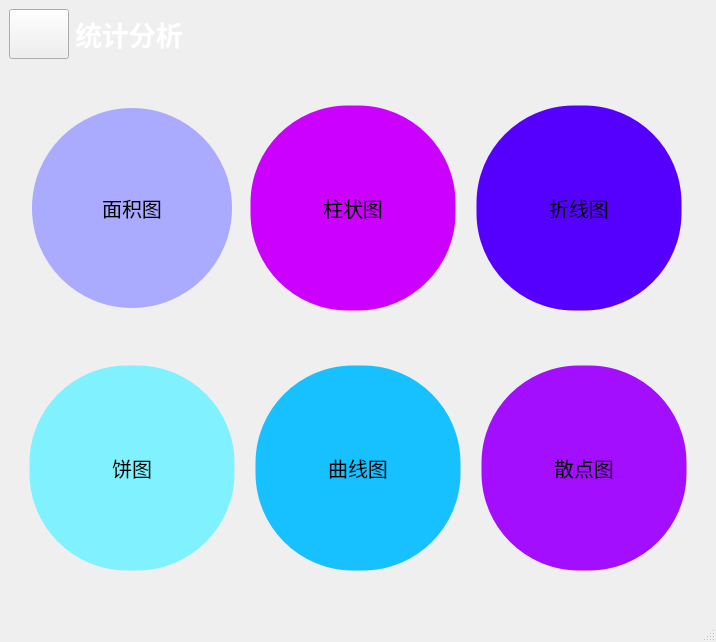
<?xml version="1.0" encoding="UTF-8"?>
<ui version="4.0">
 <class>charts_manage</class>
 <widget class="QMainWindow" name="charts_manage">
  <property name="geometry">
   <rect>
    <x>0</x>
    <y>0</y>
    <width>716</width>
    <height>642</height>
   </rect>
  </property>
  <property name="windowTitle">
   <string>MainWindow</string>
  </property>
  <property name="styleSheet">
   <string notr="true">QMainWindow{
;
	border-image: url(:/new/prefix1/login.jpg);
}</string>
  </property>
  <widget class="QWidget" name="centralwidget">
   <layout class="QVBoxLayout" name="verticalLayout">
    <item>
     <layout class="QHBoxLayout" name="horizontalLayout_3">
      <item>
       <widget class="QPushButton" name="pushButton_7">
        <property name="sizePolicy">
         <sizepolicy hsizetype="Fixed" vsizetype="Fixed">
          <horstretch>0</horstretch>
          <verstretch>0</verstretch>
         </sizepolicy>
        </property>
        <property name="minimumSize">
         <size>
          <width>20</width>
          <height>50</height>
         </size>
        </property>
        <property name="maximumSize">
         <size>
          <width>60</width>
          <height>16777215</height>
         </size>
        </property>
        <property name="styleSheet">
         <string notr="true">border-image: url(:/new/prefix1/back.png);</string>
        </property>
        <property name="text">
         <string/>
        </property>
       </widget>
      </item>
      <item>
       <widget class="QLabel" name="label">
        <property name="minimumSize">
         <size>
          <width>0</width>
          <height>50</height>
         </size>
        </property>
        <property name="font">
         <font>
          <family>Microsoft YaHei UI</family>
          <pointsize>20</pointsize>
          <weight>75</weight>
          <bold>true</bold>
         </font>
        </property>
        <property name="styleSheet">
         <string notr="true">color: rgb(255, 255, 255);</string>
        </property>
        <property name="text">
         <string>统计分析</string>
        </property>
       </widget>
      </item>
     </layout>
    </item>
    <item>
     <spacer name="verticalSpacer">
      <property name="orientation">
       <enum>Qt::Vertical</enum>
      </property>
      <property name="sizeHint" stdset="0">
       <size>
        <width>20</width>
        <height>40</height>
       </size>
      </property>
     </spacer>
    </item>
    <item>
     <layout class="QHBoxLayout" name="horizontalLayout">
      <item>
       <spacer name="horizontalSpacer">
        <property name="orientation">
         <enum>Qt::Horizontal</enum>
        </property>
        <property name="sizeHint" stdset="0">
         <size>
          <width>40</width>
          <height>20</height>
         </size>
        </property>
       </spacer>
      </item>
      <item>
       <widget class="QPushButton" name="pushButton">
        <property name="font">
         <font>
          <family>Microsoft YaHei UI</family>
          <pointsize>15</pointsize>
         </font>
        </property>
        <property name="styleSheet">
         <string notr="true">QPushButton{
height:200px;
width:200px;
border-radius: 100px;  
background-color:#aaaaff;
margin:5px;








}
QPushButton:hover{
background-color:#c5d0ff;
border-bottom-color:#C4E06F;
}
QPushButton:pressed{
background-color:#8f8fd6;
border-bottom-color:#287E7D;
}
</string>
        </property>
        <property name="text">
         <string>面积图</string>
        </property>
       </widget>
      </item>
      <item>
       <widget class="QPushButton" name="pushButton_2">
        <property name="font">
         <font>
          <family>Microsoft YaHei UI</family>
          <pointsize>15</pointsize>
         </font>
        </property>
        <property name="styleSheet">
         <string notr="true">QPushButton{
height:200px;
width:200px;
background-color:#cc00ff;
margin:5px;
border-radius: 100px;  
border:5px solid #00000000;
}
QPushButton:hover{
background-color:#e683ff;

}
QPushButton:pressed{
background-color:#aa00ff;

}
</string>
        </property>
        <property name="text">
         <string>柱状图</string>
        </property>
       </widget>
      </item>
      <item>
       <widget class="QPushButton" name="pushButton_3">
        <property name="font">
         <font>
          <family>Microsoft YaHei UI</family>
          <pointsize>15</pointsize>
         </font>
        </property>
        <property name="styleSheet">
         <string notr="true">QPushButton{
height:200px;
width:200px;
background-color:#5500ff;
margin:5px;
border-radius: 100px;  
border:5px solid #00000000;
}
QPushButton:hover{
background-color:#0caaff;

}
QPushButton:pressed{
background-color:#0000b3;

}
</string>
        </property>
        <property name="text">
         <string>折线图</string>
        </property>
       </widget>
      </item>
      <item>
       <spacer name="horizontalSpacer_2">
        <property name="orientation">
         <enum>Qt::Horizontal</enum>
        </property>
        <property name="sizeHint" stdset="0">
         <size>
          <width>40</width>
          <height>20</height>
         </size>
        </property>
       </spacer>
      </item>
     </layout>
    </item>
    <item>
     <spacer name="verticalSpacer_3">
      <property name="orientation">
       <enum>Qt::Vertical</enum>
      </property>
      <property name="sizeHint" stdset="0">
       <size>
        <width>20</width>
        <height>40</height>
       </size>
      </property>
     </spacer>
    </item>
    <item>
     <layout class="QHBoxLayout" name="horizontalLayout_2">
      <item>
       <spacer name="horizontalSpacer_3">
        <property name="orientation">
         <enum>Qt::Horizontal</enum>
        </property>
        <property name="sizeHint" stdset="0">
         <size>
          <width>40</width>
          <height>20</height>
         </size>
        </property>
       </spacer>
      </item>
      <item>
       <widget class="QPushButton" name="pushButton_4">
        <property name="font">
         <font>
          <family>Microsoft YaHei UI</family>
          <pointsize>15</pointsize>
         </font>
        </property>
        <property name="styleSheet">
         <string notr="true">QPushButton{
height:200px;
width:200px;
background-color:#80f2ff;
margin:5px;

border-radius: 100px;  
border:5px solid #00000000;
}
QPushButton:hover{
background-color:#c1fffd;
}
QPushButton:pressed{
background-color:#90d8d8;

}
</string>
        </property>
        <property name="text">
         <string>饼图</string>
        </property>
       </widget>
      </item>
      <item>
       <widget class="QPushButton" name="pushButton_5">
        <property name="font">
         <font>
          <family>Microsoft YaHei UI</family>
          <pointsize>15</pointsize>
         </font>
        </property>
        <property name="styleSheet">
         <string notr="true">QPushButton{
height:200px;
width:200px;
background-color:#17c1ff;
margin:5px;

border-radius: 100px;  
border:5px solid #00000000;
}
QPushButton:hover{
background-color:#c1fffd;
}
QPushButton:pressed{
background-color:#26a1ff;

}
</string>
        </property>
        <property name="text">
         <string>曲线图</string>
        </property>
       </widget>
      </item>
      <item>
       <widget class="QPushButton" name="pushButton_6">
        <property name="font">
         <font>
          <family>Microsoft YaHei UI</family>
          <pointsize>15</pointsize>
         </font>
        </property>
        <property name="styleSheet">
         <string notr="true">QPushButton{
height:200px;
width:200px;
background-color:#a30eff;
margin:5px;

border-radius: 100px;  
border:5px solid #00000000;
}
QPushButton:hover{
background-color:#9970ff;
}
QPushButton:pressed{
background-color:#710bff;

}
</string>
        </property>
        <property name="text">
         <string>散点图</string>
        </property>
       </widget>
      </item>
      <item>
       <spacer name="horizontalSpacer_4">
        <property name="orientation">
         <enum>Qt::Horizontal</enum>
        </property>
        <property name="sizeHint" stdset="0">
         <size>
          <width>40</width>
          <height>20</height>
         </size>
        </property>
       </spacer>
      </item>
     </layout>
    </item>
    <item>
     <spacer name="verticalSpacer_2">
      <property name="orientation">
       <enum>Qt::Vertical</enum>
      </property>
      <property name="sizeHint" stdset="0">
       <size>
        <width>20</width>
        <height>40</height>
       </size>
      </property>
     </spacer>
    </item>
   </layout>
  </widget>
  <widget class="QMenuBar" name="menubar">
   <property name="geometry">
    <rect>
     <x>0</x>
     <y>0</y>
     <width>716</width>
     <height>23</height>
    </rect>
   </property>
  </widget>
  <widget class="QStatusBar" name="statusbar"/>
 </widget>
 <resources/>
 <connections/>
</ui>
